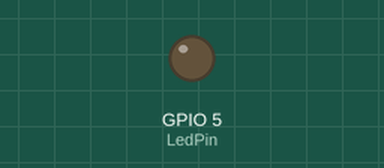
Recording of a sketch running on a simulated ESP32. Shown: output pins drawn as LEDs (lit = HIGH). Dashed ring = blinking.

Above: at 0.5 s.
At 2.2 s:
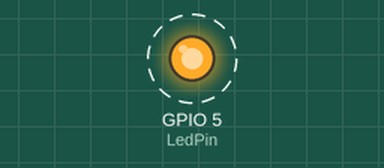
Timing chart, 0 to 3.0 s (numbered marks = the images above):
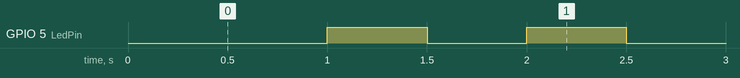

The sketch:

Oppgave2a.ino
```cpp
const int LedPin = 5;

const int channelLED = 0;

void setup() {
  pinMode(LedPin, OUTPUT);

  ledcSetup(0, 2000, 8);
  ledcAttachPin(LedPin, channelLED);
  ledcWrite(channelLED, 0);


}

void loop() {
  delay(500);
  ledcWrite(channelLED, 0);
  delay(500);
  ledcWrite(channelLED, 255);

}
```

Measured:
- by itself, GPIO 5 (LedPin): alternates HIGH for 0.50 s and LOW for 0.50 s
